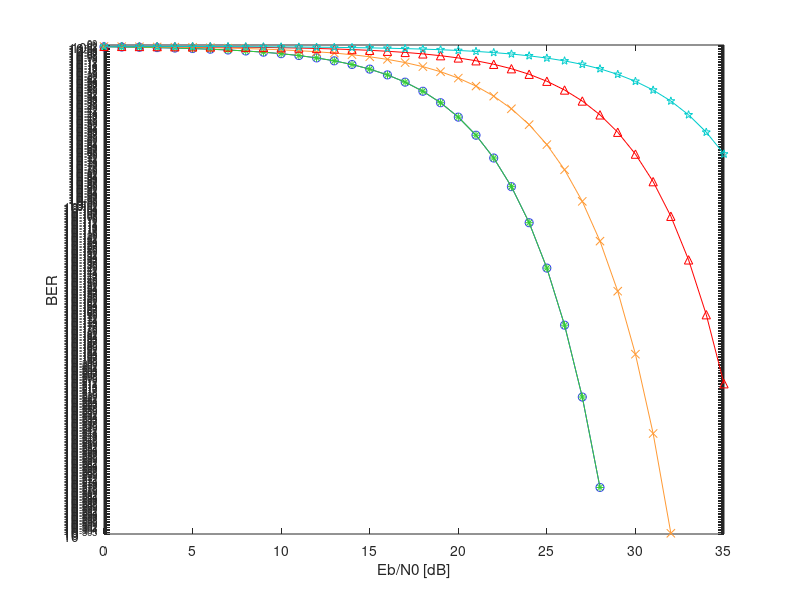

MATLAB code for this plot: (Note: this script raises an error after producing the figure.)

% Title: THEORETICAL M-PSK BER CURVES
% Author: Filippo Valmori
% Date: 22/05/2022
% References: [1] Digital Communications - B.Sklar & P.K.Ray (Ch.4)


close all; clearvars; clc



%% PARAMETERS

M = [2 4 8 16 32];                                                                  % Modulation ordervector
EbN0 = 0:1:35;                                                                      % Eb/N0 vvector [dB]


%% PROCESSING

LenM = length(M);
EbN0lin = 10.^(EbN0/10);                                                            % Convert Eb/N0 from db to linear
Peb = zeros(LenM,length(EbN0));
for j = 1:length(M)
    if M(j) == 2
        Peb(j,:) = 0.5/log2(M(j))*erfc(sqrt(EbN0lin*log2(M(j)))*sin(pi/M(j)));      % Based on formulas 4.79, 4.105 and 4.113 from Sklar's book [see NOTE#1]
    else
        Peb(j,:) = 1/log2(M(j))*erfc(sqrt(EbN0lin*log2(M(j)))*sin(pi/M(j)));        % Multiply by 2 since for M > 2 also the imaginary part shall be taken into account
    end
end


%% GRAPHS

markers = {'-o','-*','-x','-^','-p'};
labels = [{' 2-PSK'};{' 4-PSK'};{' 8-PSK'};{' 16-PSK'};{' 32-PSK'}];
colors = {[.2 .2 1],[.2 .8 .2],[1 .6 .2],[1 0 0],[0 .8 .8]};
figure
for i = 1:LenM
    semilogy(EbN0,Peb(i,:),markers{i},'Color',colors{i});
    hold on
end
xlabel('Eb/N0 [dB]'); ylabel('BER'); legend('Location','NE',labels)
title('PSK PERFORMANCE OVER AWGN CHANNEL')
ylim([1e-50 1e1])
grid on; hold off


%% NOTES

% 1. The Peb formula is slighlty different from the one presented in Sklar's book since the "erfc" (aka Q)
%    function is defined differently in Matlab!
   
